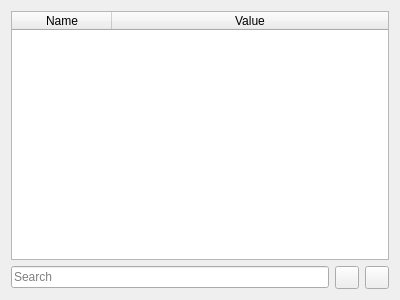
<?xml version="1.0" encoding="UTF-8"?>
<ui version="4.0">
 <class>VariablesWidget</class>
 <widget class="QWidget" name="VariablesWidget">
  <property name="geometry">
   <rect>
    <x>0</x>
    <y>0</y>
    <width>400</width>
    <height>300</height>
   </rect>
  </property>
  <property name="windowTitle">
   <string>Form</string>
  </property>
  <layout class="QGridLayout" name="gridLayout">
   <item row="0" column="0">
    <widget class="QTableWidget" name="Variables">
     <property name="selectionMode">
      <enum>QAbstractItemView::SingleSelection</enum>
     </property>
     <property name="selectionBehavior">
      <enum>QAbstractItemView::SelectRows</enum>
     </property>
     <property name="sortingEnabled">
      <bool>true</bool>
     </property>
     <attribute name="horizontalHeaderStretchLastSection">
      <bool>true</bool>
     </attribute>
     <attribute name="verticalHeaderVisible">
      <bool>false</bool>
     </attribute>
     <column>
      <property name="text">
       <string>Name</string>
      </property>
     </column>
     <column>
      <property name="text">
       <string>Value</string>
      </property>
     </column>
    </widget>
   </item>
   <item row="1" column="0">
    <layout class="QHBoxLayout" name="toolsLayout">
     <item>
      <widget class="QLineEdit" name="searchEdit">
       <property name="placeholderText">
        <string>Search</string>
       </property>
       <property name="clearButtonEnabled">
        <bool>true</bool>
       </property>
      </widget>
     </item>
     <item>
      <spacer name="rightSpacer">
       <property name="orientation">
        <enum>Qt::Horizontal</enum>
       </property>
       <property name="sizeType">
        <enum>QSizePolicy::Preferred</enum>
       </property>
       <property name="sizeHint" stdset="0">
        <size>
         <width>0</width>
         <height>0</height>
        </size>
       </property>
      </spacer>
     </item>
     <item>
      <widget class="QToolButton" name="removeButton">
       <property name="icon">
        <iconset theme="list-remove">
         <normaloff>.</normaloff>.</iconset>
       </property>
      </widget>
     </item>
     <item>
      <widget class="QToolButton" name="addButton">
       <property name="icon">
        <iconset theme="list-add">
         <normaloff>.</normaloff>.</iconset>
       </property>
      </widget>
     </item>
    </layout>
   </item>
  </layout>
 </widget>
 <resources/>
 <connections>
  <connection>
   <sender>addButton</sender>
   <signal>clicked()</signal>
   <receiver>VariablesWidget</receiver>
   <slot>AddButtonClicked()</slot>
   <hints>
    <hint type="sourcelabel">
     <x>378</x>
     <y>280</y>
    </hint>
    <hint type="destinationlabel">
     <x>469</x>
     <y>287</y>
    </hint>
   </hints>
  </connection>
  <connection>
   <sender>removeButton</sender>
   <signal>clicked()</signal>
   <receiver>VariablesWidget</receiver>
   <slot>RemoveButtonClicked()</slot>
   <hints>
    <hint type="sourcelabel">
     <x>344</x>
     <y>277</y>
    </hint>
    <hint type="destinationlabel">
     <x>424</x>
     <y>431</y>
    </hint>
   </hints>
  </connection>
  <connection>
   <sender>Variables</sender>
   <signal>itemChanged(QTableWidgetItem*)</signal>
   <receiver>VariablesWidget</receiver>
   <slot>ListItemChanged(QTableWidgetItem*)</slot>
   <hints>
    <hint type="sourcelabel">
     <x>308</x>
     <y>103</y>
    </hint>
    <hint type="destinationlabel">
     <x>813</x>
     <y>105</y>
    </hint>
   </hints>
  </connection>
  <connection>
   <sender>searchEdit</sender>
   <signal>textChanged(QString)</signal>
   <receiver>VariablesWidget</receiver>
   <slot>SearchEditChanged(QString)</slot>
   <hints>
    <hint type="sourcelabel">
     <x>225</x>
     <y>287</y>
    </hint>
    <hint type="destinationlabel">
     <x>289</x>
     <y>417</y>
    </hint>
   </hints>
  </connection>
 </connections>
 <slots>
  <slot>AddButtonClicked()</slot>
  <slot>RemoveButtonClicked()</slot>
  <slot>ListItemChanged(QTableWidgetItem*)</slot>
  <slot>SearchEditChanged(QString)</slot>
 </slots>
</ui>
